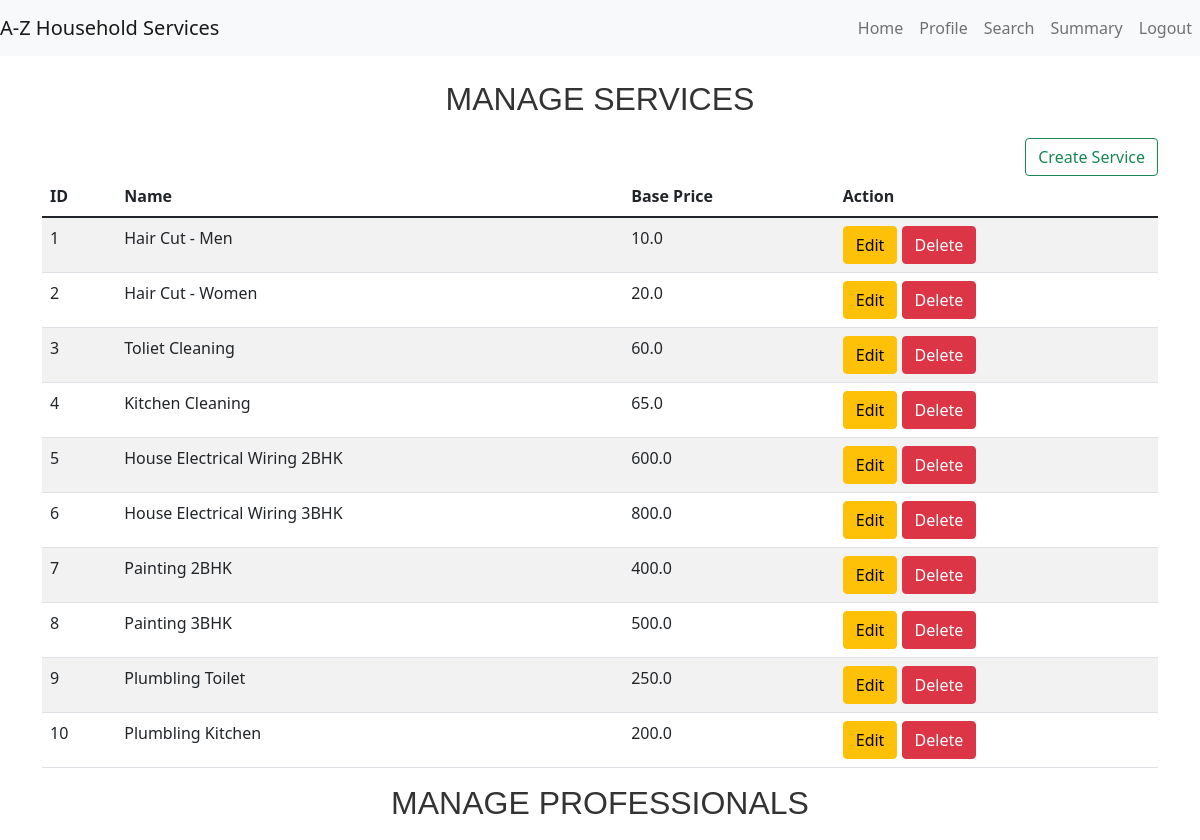
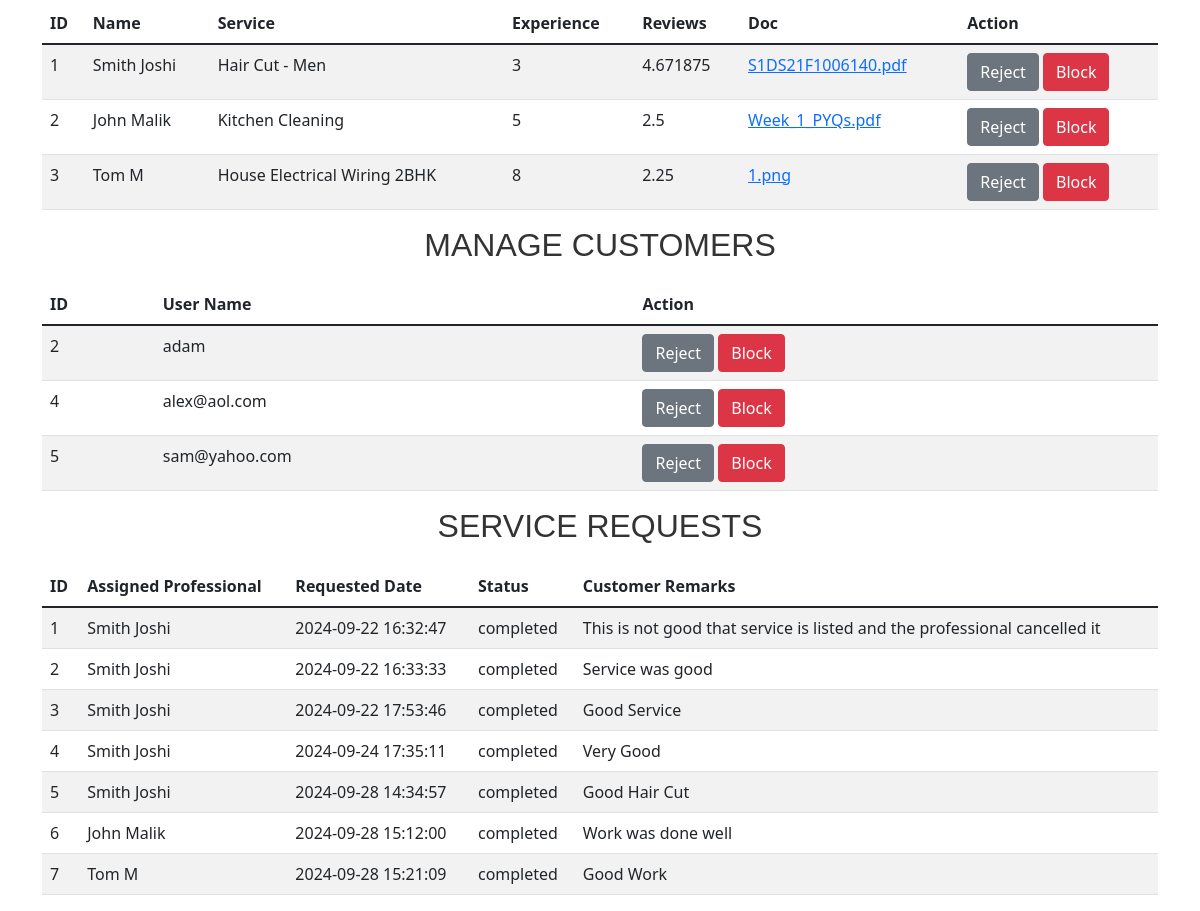
The app's page /admin/dashboard (signed in), older data (2 pictures, top to bottom).
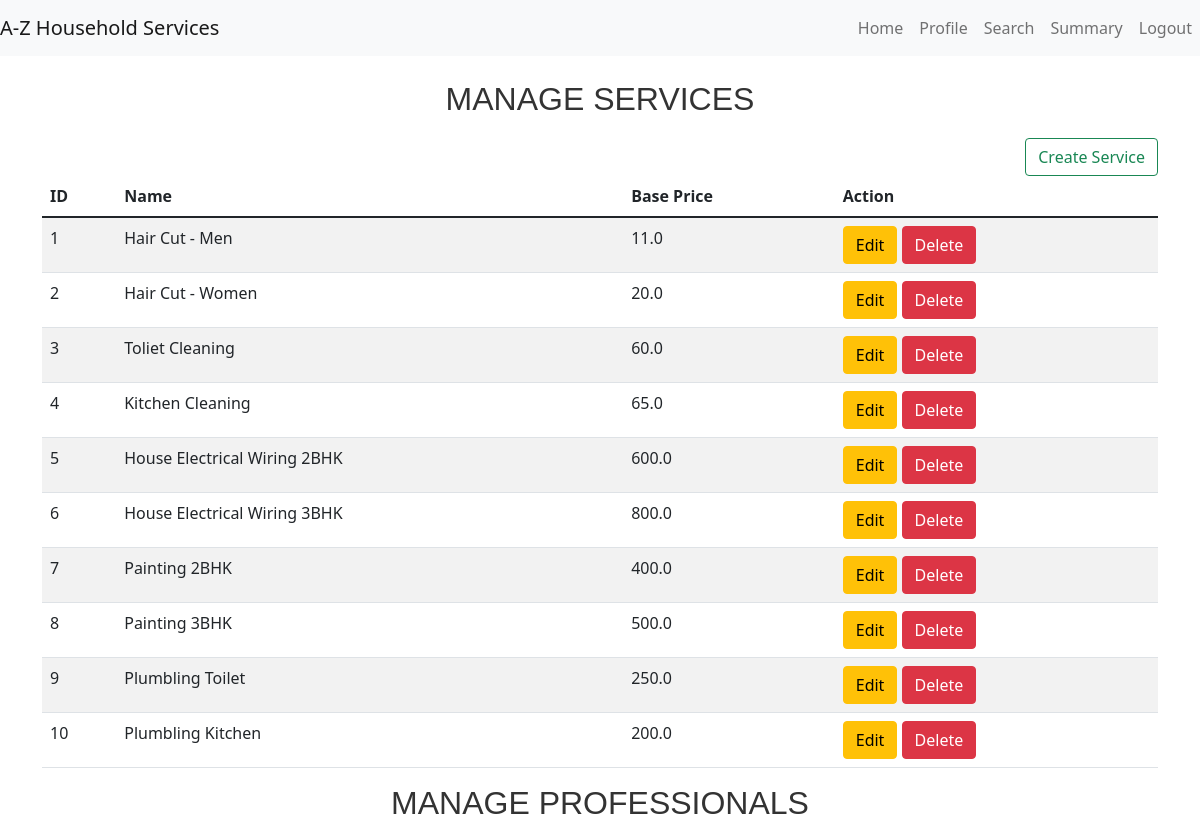
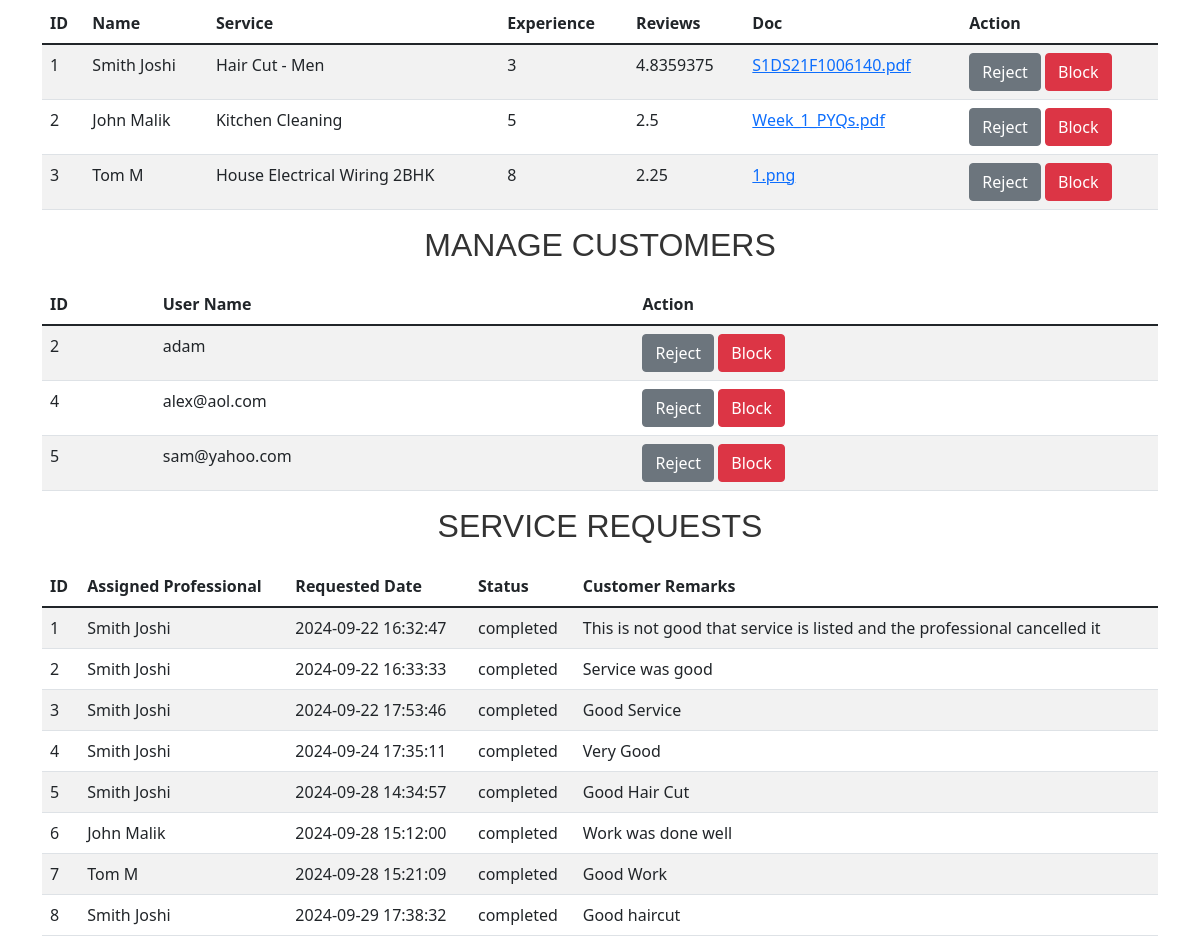
The same page, newer data (2 pictures, top to bottom).
### models.py (models this page shows, shortened)
class Service(db.Model):
    __tablename__ = 'services'
    id = db.Column(db.Integer, primary_key=True)
    name = db.Column(db.String(100), nullable=False)
    price = db.Column(db.Float, nullable=False)
    description = db.Column(db.String(200))
    service_type = db.Column(db.String(50))

class ProfessionalProfile(db.Model):
    __tablename__ = 'professional_profiles'
    id = db.Column(db.Integer, primary_key=True)
    user_id = db.Column(db.Integer, db.ForeignKey('users.id'))
    full_name = db.Column(db.String(100), nullable=False)
    service_type = db.Column(db.String(100), nullable=False)
    experience = db.Column(db.String(100), nullable=False)
    filename = db.Column(db.String(120), nullable=False)
    uploaded_at = db.Column(db.DateTime, default=db.func.current_timestamp())
    address = db.Column(db.String(200),nullable=False)
    pin_code = db.Column(db.String(6), nullable=False)
    reviews = db.Column(db.Float, default=0)

class User(db.Model):
    __tablename__ = 'users'
    id = db.Column(db.Integer, primary_key=True)
    username = db.Column(db.String(100), nullable=False, unique=True)
    password = db.Column(db.String(200), nullable=False)
    role = db.Column(db.String(20), nullable=False)  # Admin, Professional, Customer
    date_created = db.Column(db.DateTime, default=db.func.current_timestamp())
    approve = db.Column(db.Boolean, default=False)
    blocked = db.Column(db.Boolean, default=True)

class ServiceRequest(db.Model):
    __tablename__ = 'service_requests'
    id = db.Column(db.Integer, primary_key=True)
    service_id = db.Column(db.Integer, db.ForeignKey('services.id'))
    customer_id = db.Column(db.Integer, db.ForeignKey('users.id'))
    professional_id = db.Column(db.Integer, db.ForeignKey('users.id'), nullable=True)
    date_of_request = db.Column(db.DateTime, default=db.func.current_timestamp())
    date_of_accept_reject = db.Column(db.DateTime, nullable=True)
    date_of_completion = db.Column(db.DateTime, nullable=True)
    service_status = db.Column(db.String(20))  # requested, accepted, rejected , completed
    remarks = db.Column(db.String(200))

### app.py (the view)
@app.route('/admin/dashboard')
def admin_dashboard():
    if 'admin_user_id' in session:
        user_dict={}
        prof_dict ={}
        service_type={}
        services = Service.query.all()
        professional_profile = ProfessionalProfile.query.all()
        for profile in professional_profile:
            user_dict[profile.user_id] = User.query.filter_by(id=profile.user_id).first()
            service_type[profile.user_id] = Service.query.filter_by(id=profile.service_type).first()
            prof_dict[profile.user_id] = profile
        service_requests = ServiceRequest.query.all()
        users = db.session.query(User.id,User.username,User.approve,User.blocked).filter(User.role=='customer').all()
        return render_template('admin_dashboard.html', services=services, professional_profile=professional_profile, customer_profile=customer_profile, service_requests=service_requests,user_dict=user_dict,service_type=service_type,prof_dict=prof_dict,users=users)
    return redirect(url_for('admin_login'))

### app.py (called while the page is built)
@app.before_request
def create_tables():
    global first_request
    if first_request:
        db.create_all()
        first_request = False

### templates/admin_dashboard.html (shortened to what the changed rows need)
{% extends "base.html" %}
{% block content %}
<div class="row">
    <div class="col-md-12">
        <table class="table table-striped">
            <thead>
                <tr>
                    <th>ID</th>
                    <th>Name</th>
                    <th>Base Price</th>
                    <th>Action</th>
                </tr>
            </thead>
            <tbody>
                {% for service in services %}
                <tr>
                    <td>{{ service.id }}</td>
                    <td>{{ service.name }}</td>
                    <td>{{ service.price }}</td>
                    <td>
                        <a href="/admin/services/update_service/{{ service.id }}" class="btn btn-warning">Edit</a>
                        <a href="/admin/services/delete_service/{{ service.id }}" class="btn btn-danger">Delete</a>
                    </td>
                </tr>
                {% endfor %}
            </tbody>
        </table>
        <table class="table table-striped">
            <thead>
                <tr>
                    <th>ID</th>
                    <th>Name</th>
                    <th>Service</th>
                    <th>Experience</th>
                    <th>Reviews</th>
                    <th>Doc</th>
                    <th>Action</th>
                </tr>
            </thead>
            <tbody>
                {% for professional in professional_profile %}
                <tr>
                    <td>{{ professional.id }}</td>
                    <td>{{ professional.full_name }}</td>
                    <td>{{ service_type[professional.user_id].name }}</td>
                    <td>{{ professional.experience }}</td>
                    <td>{{ professional.reviews }}</td>
                    <td><a href="/download/{{ professional.filename }}"  >{{ professional.filename }}</a></td>
                    <td>
                        <a href="/admin/manage_user/{{ professional.user_id }}/approve/{{user_dict[professional.user_id].approve}}" class="btn {{ 'btn-secondary' if user_dict[professional.user_id].approve else 'btn-success' }}">{{ 'Reject' if user_dict[professional.user_id].approve else 'Approve' }}</a>
                        <a href="/admin/manage_user/{{ professional.user_id }}/blocked/{{user_dict[professional.user_id].blocked}}" class="btn {{ 'btn-success' if user_dict[professional.user_id].blocked else 'btn-danger' }}">{{ 'Unblock' if user_dict[professional.user_id].blocked else 'Block' }}</a>
                    </td>
                </tr>
                {% endfor %}
            </tbody>
        </table>
        <table class="table table-striped">
            <thead>
                <tr>
                    <th>ID</th>
                    <th>User Name</th>
                    <th>Action</th>
                </tr>
            </thead>
            <tbody>
                {% for user in users %}
                <tr>
                    <td>{{ user[0] }}</td>
                    <td>{{ user[1] }}</td>
                    <td>
                        <a href="/admin/manage_user/{{ user[0] }}/approve/{{user[2]}}" class="btn {{ 'btn-secondary' if user[2] else 'btn-success' }}">{{ 'Reject' if user[2] else 'Approve' }}</a>
                        <a href="/admin/manage_user/{{ user[0] }}/blocked/{{user[3]}}" class="btn {{ 'btn-success' if user[3] else 'btn-danger' }}">{{ 'Unblock' if user[3] else 'Block' }}</a>
                    </td>
                </tr>
                {% endfor %}
            </tbody>
        </table>
        <table class="table table-striped">
            <thead>
                <tr>
                    <th>ID</th>
                    <th>Assigned Professional</th>
                    <th>Requested Date</th>
                    <th>Status</th>
                    <th>Customer Remarks</th>
                </tr>
            </thead>
            <tbody>
                {% for service_request in service_requests%}
                <tr>
                    <td>{{ service_request.id }}</td>
                    <td>{{ prof_dict[service_request.professional_id].full_name}}</td>
                    <td>{{ service_request.date_of_request}}</td>
                    <td>{{ service_request.service_status}}</td>
                    <td>{{ service_request.remarks if service_request.remarks else ""}}</td>
                </tr>
                {% endfor %}
            </tbody>
        </table>
    </div>
</div>
{% endblock %}

Row changes from the older to the newer data that the page shows:
changed Service "Hair Cut - Men": price "10.0" → "11.0"
changed ProfessionalProfile "Smith Joshi": reviews "4.671875" → "4.8359375"
added ServiceRequest: id "8", {{ prof_dict[service_request.professional_id].full_name }} "Smith Joshi", date_of_request "2024-09-29 17:38:32", service_status "completed", remarks "Good haircut"
